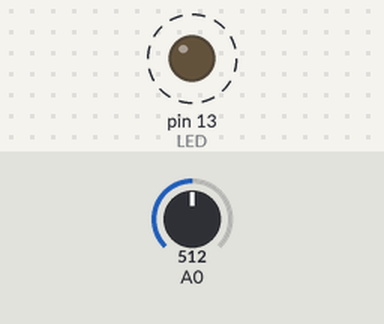
Simulated run of this sketch. Board: Arduino Uno, built with avr-gcc and run on an emulated ATmega328P. Parts: output pins drawn as LEDs (lit = HIGH). Dashed ring = blinking. The test bench sets the inputs (shaded band); at power-on: A0 = 512.

Above: at 1.8 s.
1.9 s: A0 set to 0
At 2.9 s:
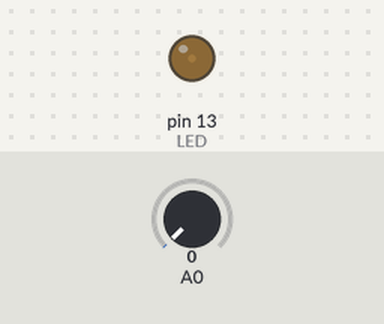
3.6 s: A0 set to 122
At 3.9 s:
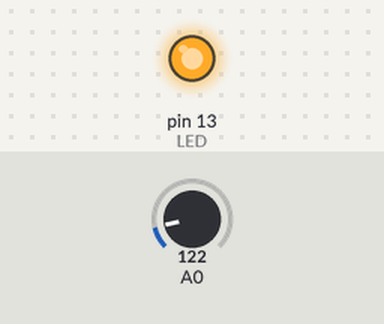
Timing chart, 0 to 13.1 s (numbered marks = the images above; inputs shaded):
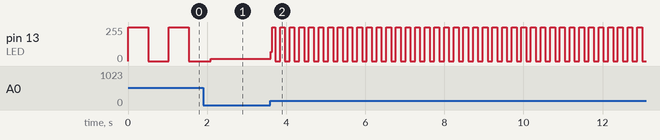

The sketch:

hikari1.ino
```cpp
const int LED = 13;
int va1 = 0;

void setup() {
  pinMode(LED,OUTPUT);
  // put your setup code here, to run once:

}

void loop() {
  va1 = analogRead(0);

  digitalWrite(13,HIGH);
  delay(va1);

  digitalWrite(13,LOW);
  delay(va1);
  // put your main code here, to run repeatedly:

}
```

Measured:
- after the input at 3.6 s, pin 13 (LED): 16/255 → 68/255 at once, then moves between 0/255 and 255/255, repeating every 0.24 s
- by itself, pin 13 (LED): alternates 255/255 for 0.51 s and 0/255 for 0.51 s
